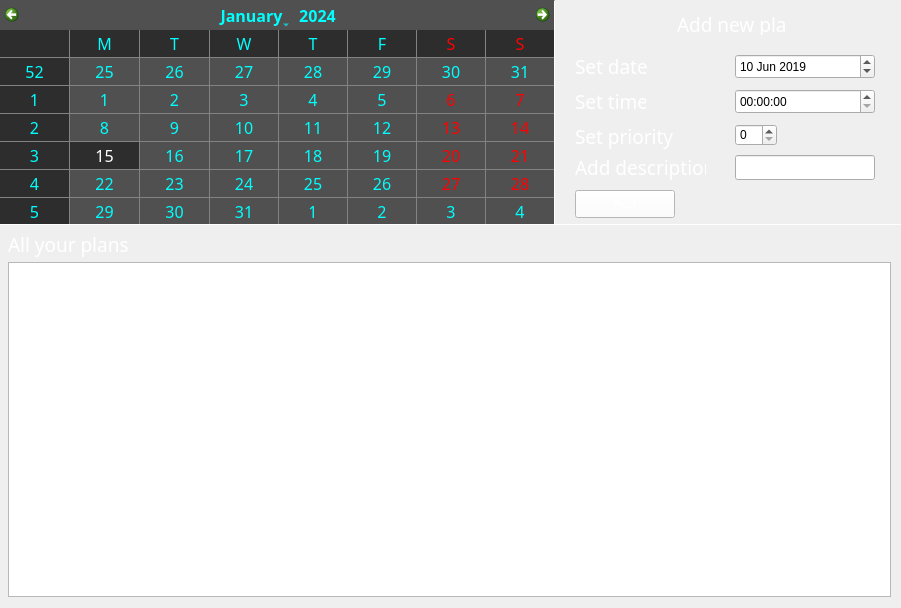
   <widget class="QWidget" name="Daily_Planner_Widget" native="true">
    <property name="geometry">
     <rect>
      <x>190</x>
      <y>160</y>
      <width>901</width>
      <height>608</height>
     </rect>
    </property>
    <property name="focusPolicy">
     <enum>Qt::ClickFocus</enum>
    </property>
    <property name="contextMenuPolicy">
     <enum>Qt::ActionsContextMenu</enum>
    </property>
    <property name="autoFillBackground">
     <bool>false</bool>
    </property>
    <property name="styleSheet">
     <string notr="true">background-image: url(:/images/icons/fon_2_icon.png);</string>
    </property>
    <widget class="QCalendarWidget" name="Calendar_2">
     <property name="enabled">
      <bool>true</bool>
     </property>
     <property name="geometry">
      <rect>
       <x>0</x>
       <y>0</y>
       <width>555</width>
       <height>225</height>
      </rect>
     </property>
     <property name="sizePolicy">
      <sizepolicy hsizetype="Preferred" vsizetype="Preferred">
       <horstretch>0</horstretch>
       <verstretch>0</verstretch>
      </sizepolicy>
     </property>
     <property name="sizeIncrement">
      <size>
       <width>2</width>
       <height>2</height>
      </size>
     </property>
     <property name="font">
      <font>
       <family>Milano Sans</family>
       <pointsize>12</pointsize>
       <weight>50</weight>
       <bold>false</bold>
      </font>
     </property>
     <property name="mouseTracking">
      <bool>true</bool>
     </property>
     <property name="focusPolicy">
      <enum>Qt::NoFocus</enum>
     </property>
     <property name="styleSheet">
      <string notr="true">color: rgb(0, 255, 255);
background-image: url(:/images/icons/fon_1_icon.png);
gridline-color: rgb(131, 131, 131);
selection-color:rgb(255, 255, 255);
selection-background-color: rgb(45, 45, 45);
alternate-background-color: rgb(45, 45, 45);
background-color: rgb(80, 80, 80);
border-color: rgb(255, 255, 255);</string>
     </property>
     <property name="minimumDate">
      <date>
       <year>2001</year>
       <month>1</month>
       <day>1</day>
      </date>
     </property>
     <property name="maximumDate">
      <date>
       <year>2100</year>
       <month>12</month>
       <day>31</day>
      </date>
     </property>
     <property name="gridVisible">
      <bool>true</bool>
     </property>
     <property name="selectionMode">
      <enum>QCalendarWidget::SingleSelection</enum>
     </property>
     <property name="horizontalHeaderFormat">
      <enum>QCalendarWidget::SingleLetterDayNames</enum>
     </property>
     <property name="verticalHeaderFormat">
      <enum>QCalendarWidget::ISOWeekNumbers</enum>
     </property>
     <property name="navigationBarVisible">
      <bool>true</bool>
     </property>
     <property name="dateEditEnabled">
      <bool>false</bool>
     </property>
    </widget>
    <widget class="Line" name="line">
     <property name="geometry">
      <rect>
       <x>0</x>
       <y>224</y>
       <width>904</width>
       <height>1</height>
      </rect>
     </property>
     <property name="orientation">
      <enum>Qt::Horizontal</enum>
     </property>
    </widget>
    <widget class="Line" name="line_2">
     <property name="geometry">
      <rect>
       <x>554</x>
       <y>0</y>
       <width>1</width>
       <height>225</height>
      </rect>
     </property>
     <property name="orientation">
      <enum>Qt::Vertical</enum>
     </property>
    </widget>
    <widget class="QLabel" name="label_6">
     <property name="geometry">
      <rect>
       <x>8</x>
       <y>232</y>
       <width>131</width>
       <height>25</height>
      </rect>
     </property>
     <property name="font">
      <font>
       <family>ISOCP</family>
       <pointsize>14</pointsize>
      </font>
     </property>
     <property name="styleSheet">
      <string notr="true">color: rgb(255, 255, 255);</string>
     </property>
     <property name="text">
      <string>All your plans</string>
     </property>
    </widget>
    <widget class="QTextBrowser" name="Plans_Browser">
     <property name="enabled">
      <bool>true</bool>
     </property>
     <property name="geometry">
      <rect>
       <x>8</x>
       <y>262</y>
       <width>883</width>
       <height>335</height>
      </rect>
     </property>
     <property name="sizePolicy">
      <sizepolicy hsizetype="Fixed" vsizetype="Fixed">
       <horstretch>0</horstretch>
       <verstretch>0</verstretch>
      </sizepolicy>
     </property>
     <property name="styleSheet">
      <string notr="true">font: 14pt &quot;Calibri&quot;;
color: rgb(255, 255, 255);</string>
     </property>
    </widget>
    <widget class="QWidget" name="Add_Plan" native="true">
     <property name="geometry">
      <rect>
       <x>555</x>
       <y>0</y>
       <width>346</width>
       <height>224</height>
      </rect>
     </property>
     <widget class="QPushButton" name="Add_New_Plan">
      <property name="geometry">
       <rect>
        <x>20</x>
        <y>190</y>
        <width>100</width>
        <height>28</height>
       </rect>
      </property>
      <property name="autoFillBackground">
       <bool>false</bool>
      </property>
      <property name="styleSheet">
       <string notr="true">font: 14pt &quot;ISOCP&quot;;
background-color: rgb(255, 255, 255);
color: rgb(255, 255, 255);
</string>
      </property>
      <property name="text">
       <string>Add</string>
      </property>
      <property name="checkable">
       <bool>false</bool>
      </property>
      <property name="checked">
       <bool>false</bool>
      </property>
     </widget>
     <widget class="QLabel" name="label">
      <property name="geometry">
       <rect>
        <x>122</x>
        <y>14</y>
        <width>111</width>
        <height>21</height>
       </rect>
      </property>
      <property name="font">
       <font>
        <family>ISOCP</family>
        <pointsize>14</pointsize>
       </font>
      </property>
      <property name="styleSheet">
       <string notr="true">color: rgb(255, 255, 255);</string>
      </property>
      <property name="text">
       <string>Add new plan</string>
      </property>
     </widget>
     <widget class="QDateEdit" name="PlanDateEdit">
      <property name="geometry">
       <rect>
        <x>180</x>
        <y>54</y>
        <width>140</width>
        <height>25</height>
       </rect>
      </property>
      <property name="styleSheet">
       <string notr="true">font: 14pt &quot;ISOCP&quot;;</string>
      </property>
      <property name="maximumDateTime">
       <datetime>
        <hour>23</hour>
        <minute>59</minute>
        <second>59</second>
        <year>3000</year>
        <month>12</month>
        <day>31</day>
       </datetime>
      </property>
      <property name="minimumDateTime">
       <datetime>
        <hour>0</hour>
        <minute>0</minute>
        <second>0</second>
        <year>2018</year>
        <month>1</month>
        <day>1</day>
       </datetime>
      </property>
      <property name="date">
       <date>
        <year>2019</year>
        <month>6</month>
        <day>10</day>
       </date>
      </property>
     </widget>
     <widget class="QLabel" name="label_5">
      <property name="geometry">
       <rect>
        <x>20</x>
        <y>155</y>
        <width>131</width>
        <height>25</height>
       </rect>
      </property>
      <property name="font">
       <font>
        <family>ISOCP</family>
        <pointsize>14</pointsize>
       </font>
      </property>
      <property name="styleSheet">
       <string notr="true">color: rgb(255, 255, 255);</string>
      </property>
      <property name="text">
       <string>Add description</string>
      </property>
     </widget>
     <widget class="QLineEdit" name="PlanLine">
      <property name="geometry">
       <rect>
        <x>180</x>
        <y>155</y>
        <width>140</width>
        <height>25</height>
       </rect>
      </property>
      <property name="autoFillBackground">
       <bool>false</bool>
      </property>
      <property name="styleSheet">
       <string notr="true">font: 14pt &quot;ISOCP&quot;;
color: rgb(255, 255, 255);</string>
      </property>
     </widget>
     <widget class="QLabel" name="label_4">
      <property name="geometry">
       <rect>
        <x>20</x>
        <y>124</y>
        <width>101</width>
        <height>25</height>
       </rect>
      </property>
      <property name="font">
       <font>
        <family>ISOCP</family>
        <pointsize>14</pointsize>
       </font>
      </property>
      <property name="styleSheet">
       <string notr="true">color: rgb(255, 255, 255);</string>
      </property>
      <property name="text">
       <string>Set priority</string>
      </property>
     </widget>
     <widget class="QTimeEdit" name="PlanTimeEdit">
      <property name="geometry">
       <rect>
        <x>180</x>
        <y>89</y>
        <width>140</width>
        <height>25</height>
       </rect>
      </property>
      <property name="styleSheet">
       <string notr="true">font: 14pt &quot;ISOCP&quot;;</string>
      </property>
      <property name="displayFormat">
       <string>HH:mm:ss</string>
      </property>
     </widget>
     <widget class="QSpinBox" name="PlanPrority">
      <property name="geometry">
       <rect>
        <x>180</x>
        <y>124</y>
        <width>42</width>
        <height>22</height>
       </rect>
      </property>
      <property name="styleSheet">
       <string notr="true">font: 14pt &quot;ISOCP&quot;;</string>
      </property>
      <property name="maximum">
       <number>10</number>
      </property>
     </widget>
     <widget class="QLabel" name="label_2">
      <property name="geometry">
       <rect>
        <x>20</x>
        <y>54</y>
        <width>91</width>
        <height>25</height>
       </rect>
      </property>
      <property name="font">
       <font>
        <family>ISOCP</family>
        <pointsize>14</pointsize>
       </font>
      </property>
      <property name="styleSheet">
       <string notr="true">color: rgb(255, 255, 255);</string>
      </property>
      <property name="text">
       <string>Set date</string>
      </property>
     </widget>
     <widget class="QLabel" name="label_3">
      <property name="geometry">
       <rect>
        <x>20</x>
        <y>89</y>
        <width>71</width>
        <height>25</height>
       </rect>
      </property>
      <property name="font">
       <font>
        <family>ISOCP</family>
        <pointsize>14</pointsize>
       </font>
      </property>
      <property name="styleSheet">
       <string notr="true">color: rgb(255, 255, 255);</string>
      </property>
      <property name="text">
       <string>Set time</string>
      </property>
     </widget>
    </widget>
   </widget>
